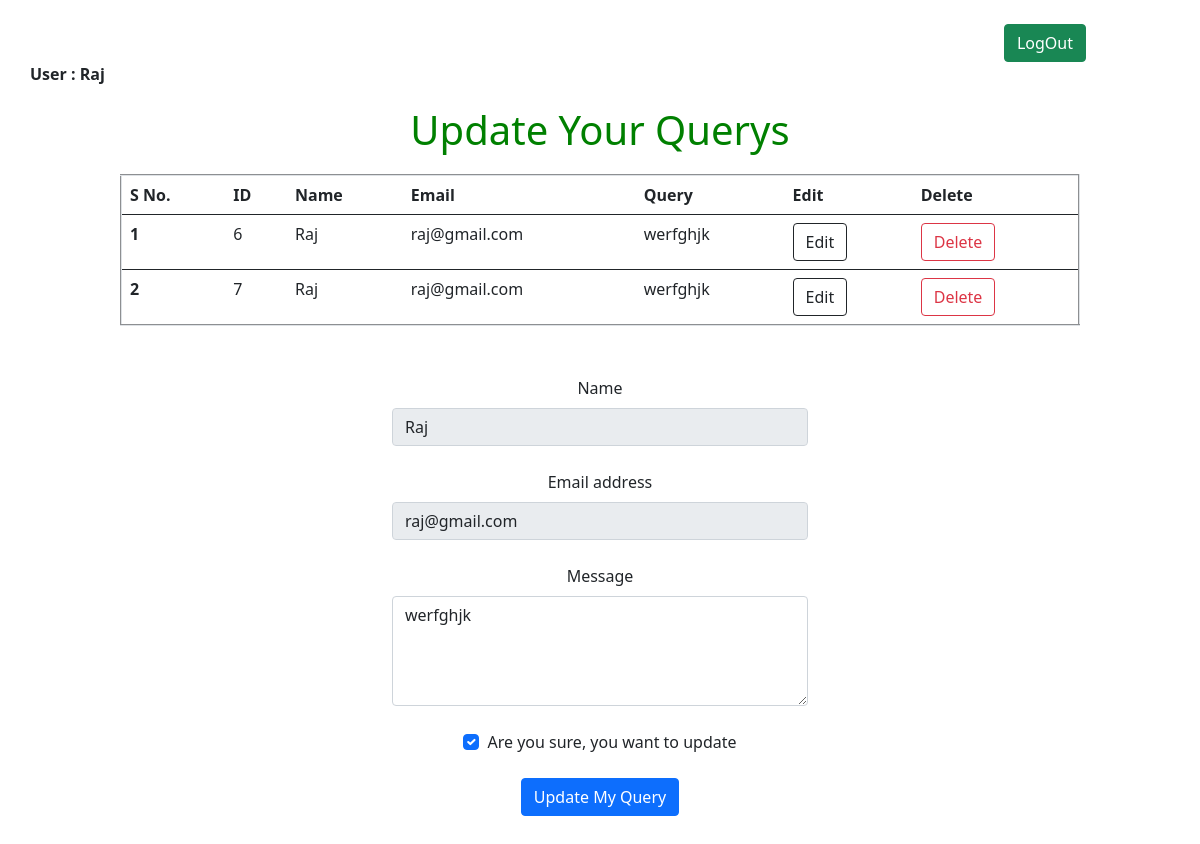
/edit/6, run on the app's committed database.
### app/models.py (models this page shows)
class Customers(models.Model):
    cust_name=models.CharField(max_length=50)
    cust_email=models.EmailField()
    cust_contact=models.IntegerField()
    cust_password=models.CharField(max_length=50)

class Query(models.Model):
    cust_name=models.CharField(max_length=50)
    cust_email=models.EmailField()
    cust_query=models.TextField()

### app/views.py (the view)
# urls.py: path('edit/<int:x>', views.edit, name='edit'),
def edit(request,x):
    print(x)
    querydata=Query.objects.get(id=x)
    email1=querydata.cust_email
    name1=querydata.cust_name
    query1=querydata.cust_query
    user_data=Customers.objects.get(cust_email=email1)
    my_data={
            'nm':user_data.cust_name,
            'em':user_data.cust_email,
            'con':user_data.cust_contact,
            'pas':user_data.cust_password
        }
    all_query=Query.objects.filter(cust_email=email1)
    edit_data={
        'id':x,
        'em':email1,
        'nm':name1,
        'qu':query1
    }
    return render(request, 'querys.html',{'key1':all_query,'data':my_data,'key2':edit_data})

### app/templates/querys.html (shortened to what this page needs)
<link href="https://cdn.jsdelivr.net/npm/bootstrap@5.0.2/dist/css/bootstrap.min.css" rel="stylesheet"
>
<div align="center" style="margin-top: 2%;margin-left: 75%;">
  <a href="{% url 'logout' %}"><button style="margin-right: 10px;" type="button"
      class="btn btn-success">LogOut</button></a>
</div>
<div style="margin-left: 30px;" id="user1">
  <b>User : {{data.nm}}</b>
</div>
<div style="height: 100%;">
  {% if key2 %}
  <div align="center" id="querys">
    <h1>Update Your Querys</h1>
  </div>
  <table class="table table-hover" id="table" border="2">
    <thead>
      <tr>
        <th scope="col">S No.</th>
        <th scope="col">ID</th>
        <th scope="col">Name</th>
        <th scope="col">Email</th>
        <th scope="col">Query</th>
        <th scope="col">Edit</th>
        <th scope="col">Delete</th>
      </tr>
    </thead>
    {% for i in key1 %}
    <tbody>
      <tr>
        <th scope="row">{{forloop.counter}}</th>
        <td>{{i.id}}</td>
        <td>{{i.cust_name}}</td>
        <td>{{i.cust_email}}</td>
        <td>{{i.cust_query}}</td>
        <td><a href="{% url 'edit' x=i.id %}"><button class="btn btn-outline-dark">Edit</button></a></td>
        <td><a href="{% url 'delete' x=i.id y=i.cust_email %}"><button
              class="btn btn-outline-danger">Delete</button></a></td>
      </tr>
    </tbody>
    {% endfor %}
  </table>
  <div align="center" style="margin-top: 50px;">
    <form style="width: 26rem;" action="{% url 'update' x=key2.id %}" method="post">
      <div data-mdb-input-init class="form-outline mb-4">
        <label class="form-label" for="form4Example1">Name</label>
        <input type="text" value="{{key2.nm}}" name="name" id="form4Example1" readonly class="form-control" />
      </div>
      <div data-mdb-input-init class="form-outline mb-4">
        <label class="form-label" for="form4Example2">Email address</label>
        <input type="email" name="email" value={{key2.em}} id="form4Example2" readonly class="form-control" />
      </div>
      <div data-mdb-input-init class="form-outline mb-4">
        <label class="form-label" for="form4Example3">Message</label>
        <textarea class="form-control" name="query" id="form4Example3" rows="4">{{key2.qu}}</textarea>
      </div>
      <div class="form-check d-flex justify-content-center mb-4">
        <input class="form-check-input me-2" type="checkbox" value="" id="form4Example4" checked />
        <label class="form-check-label" for="form4Example4">
          Are you sure, you want to update
        </label>
      </div>
      <button data-mdb-ripple-init class="btn btn-primary btn-block mb-4">Update My Query</button>
    </form>
  </div>
</div>
{% endif %}

### app/templates/querys.html (style rules this page uses)
#table { width: 80%; margin: auto; }
#querys { margin: 20px; color: green; }

### data on the page
Customers: nm "Raj"
Query: id "6", cust_name "Raj", cust_email "raj@gmail.com", cust_query "werfghjk", name "Raj", email "raj@gmail.com", query "werfghjk"
Query: id "7", cust_name "Raj", cust_email "raj@gmail.com", cust_query "werfghjk"
